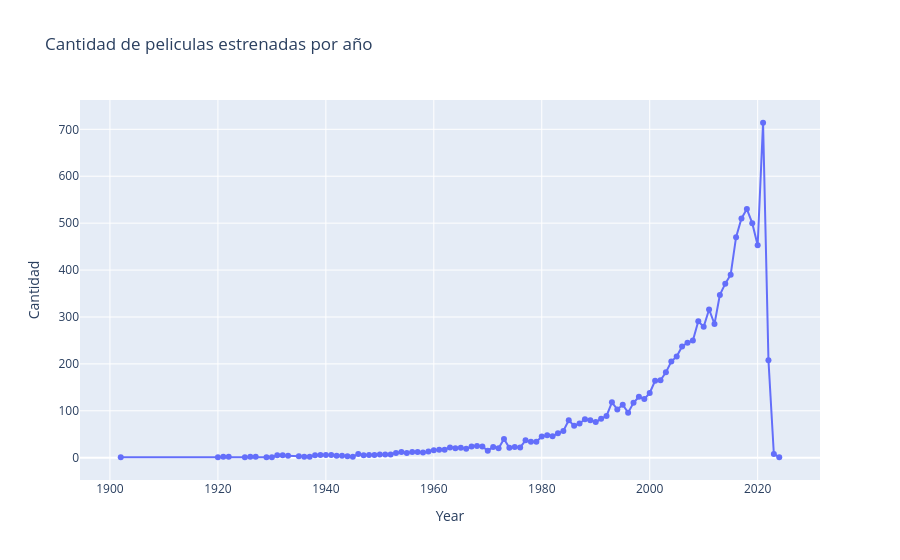

The code cell stored with this chart in its notebook:
### Markdown cell above
---
## 6. Visualización 2 – Gráfico de Líneas: Estrenos por Año  ·  *Punto 4*  ·  **Responsable: Sebastián González Pino**

**Qué muestra:** la cantidad de películas estrenadas por año, es decir la tendencia en el tiempo. Un gráfico de líneas es el más adecuado para representar evolución temporal, y se apoya en la columna `Year` creada en la limpieza (sección 4).

**Cómo se construye:** se agrupa por `Year`, se cuentan las películas y se grafica con `plotly.express.line` (con `markers=True`).

### Code cell
# ─────────────────────────────────────────────────────────────────────────────
# CELDA 6 - Grafico de lineas: estrenos por año  (Responsable: Sebastian)
# ─────────────────────────────────────────────────────────────────────────────
por_anio = df.dropna(subset=["Year"]).groupby("Year").size().reset_index(name="Cantidad")
fig_lineas = px.line(por_anio, x="Year", y="Cantidad", markers=True, title="Cantidad de peliculas estrenadas por año")
fig_lineas.show()

### Figure 1 — Plotly figure (JSON) as saved in the notebook; plotly's stock layout.template omitted (floating-point values rounded to 4 significant figures)
{"data": [{"hovertemplate": "Year=%{x}<br>Cantidad=%{y}<extra></extra>", "legendgroup": "", "line": {"color": "#636efa", "dash": "solid"}, "marker": {"symbol": "circle"}, "mode": "lines+markers", "name": "", "orientation": "v", "showlegend": false, "type": "scatter", "x": [1902.0, 1920.0, 1921.0, 1922.0, 1925.0, 1926.0, 1927.0, 1929.0, 1930.0, 1931.0, 1932.0, 1933.0, 1935.0, 1936.0, 1937.0, 1938.0, 1939.0, 1940.0, 1941.0, 1942.0, 1943.0, 1944.0, 1945.0, 1946.0, 1947.0, 1948.0, 1949.0, 1950.0, 1951.0, 1952.0, 1953.0, 1954.0, 1955.0, 1956.0, 1957.0, 1958.0, 1959.0, 1960.0, 1961.0, 1962.0, 1963.0, 1964.0, 1965.0, 1966.0, 1967.0, 1968.0, 1969.0, 1970.0, 1971.0, 1972.0, 1973.0, 1974.0, 1975.0, 1976.0, 1977.0, 1978.0, 1979.0, 1980.0, 1981.0, 1982.0, 1983.0, 1984.0, 1985.0, 1986.0, 1987.0, 1988.0, 1989.0, 1990.0, 1991.0, 1992.0, 1993.0, 1994.0, 1995.0, 1996.0, 1997.0, 1998.0, 1999.0, 2000.0, 2001.0, 2002.0, 2003.0, 2004.0, 2005.0, 2006.0, 2007.0, 2008.0, 2009.0, 2010.0, 2011.0, 2012.0, 2013.0, 2014.0, 2015.0, 2016.0, 2017.0, 2018.0, 2019.0, 2020.0, 2021.0, 2022.0, 2023.0, 2024.0], "xaxis": "x", "y": [1, 1, 2, 2, 1, 2, 2, 1, 1, 5, 5, 4, 3, 2, 2, 5, 6, 6, 6, 4, 4, 3, 2, 8, 5, 6, 6, 7, 7, 7, 10, 12, 10, 12, 12, 11, 13, 16, 17, 17, 22, 20, 21, 19, 24, 25, 24, 15, 23, 20, 40, 21, 23, 22, 37, 34, 34, 45, 48, 46, 52, 57, 80, 68, 73, 82, 80, 76, 83, 89, 118, 103, 113, 96, 117, 130, 125, 138, 164, 165, 182, 205, 216, 237, 245, 250, 291, 279, 316, 285, 347, 371, 390, 470, 510, 530, 500, 453, 714, 208, 8, 1], "yaxis": "y"}], "layout": {"legend": {"tracegroupgap": 0}, "title": {"text": "Cantidad de peliculas estrenadas por año"}, "xaxis": {"anchor": "y", "domain": [0, 1], "title": {"text": "Year"}}, "yaxis": {"anchor": "x", "domain": [0, 1], "title": {"text": "Cantidad"}}}}
